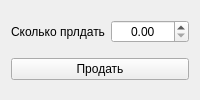
<?xml version="1.0" encoding="UTF-8"?>
<ui version="4.0">
 <class>SellForm</class>
 <widget class="QWidget" name="SellForm">
  <property name="geometry">
   <rect>
    <x>0</x>
    <y>0</y>
    <width>200</width>
    <height>100</height>
   </rect>
  </property>
  <property name="minimumSize">
   <size>
    <width>200</width>
    <height>100</height>
   </size>
  </property>
  <property name="windowTitle">
   <string>Продать</string>
  </property>
  <layout class="QVBoxLayout" name="verticalLayout">
   <item>
    <layout class="QHBoxLayout" name="horizontalLayout">
     <item>
      <widget class="QLabel" name="label">
       <property name="text">
        <string>Сколько прлдать</string>
       </property>
       <property name="alignment">
        <set>Qt::AlignCenter</set>
       </property>
      </widget>
     </item>
     <item>
      <widget class="QDoubleSpinBox" name="amount">
       <property name="alignment">
        <set>Qt::AlignCenter</set>
       </property>
       <property name="maximum">
        <double>1000.000000000000000</double>
       </property>
      </widget>
     </item>
    </layout>
   </item>
   <item>
    <widget class="QPushButton" name="confirm">
     <property name="text">
      <string>Продать</string>
     </property>
    </widget>
   </item>
  </layout>
 </widget>
 <resources/>
 <connections/>
</ui>
